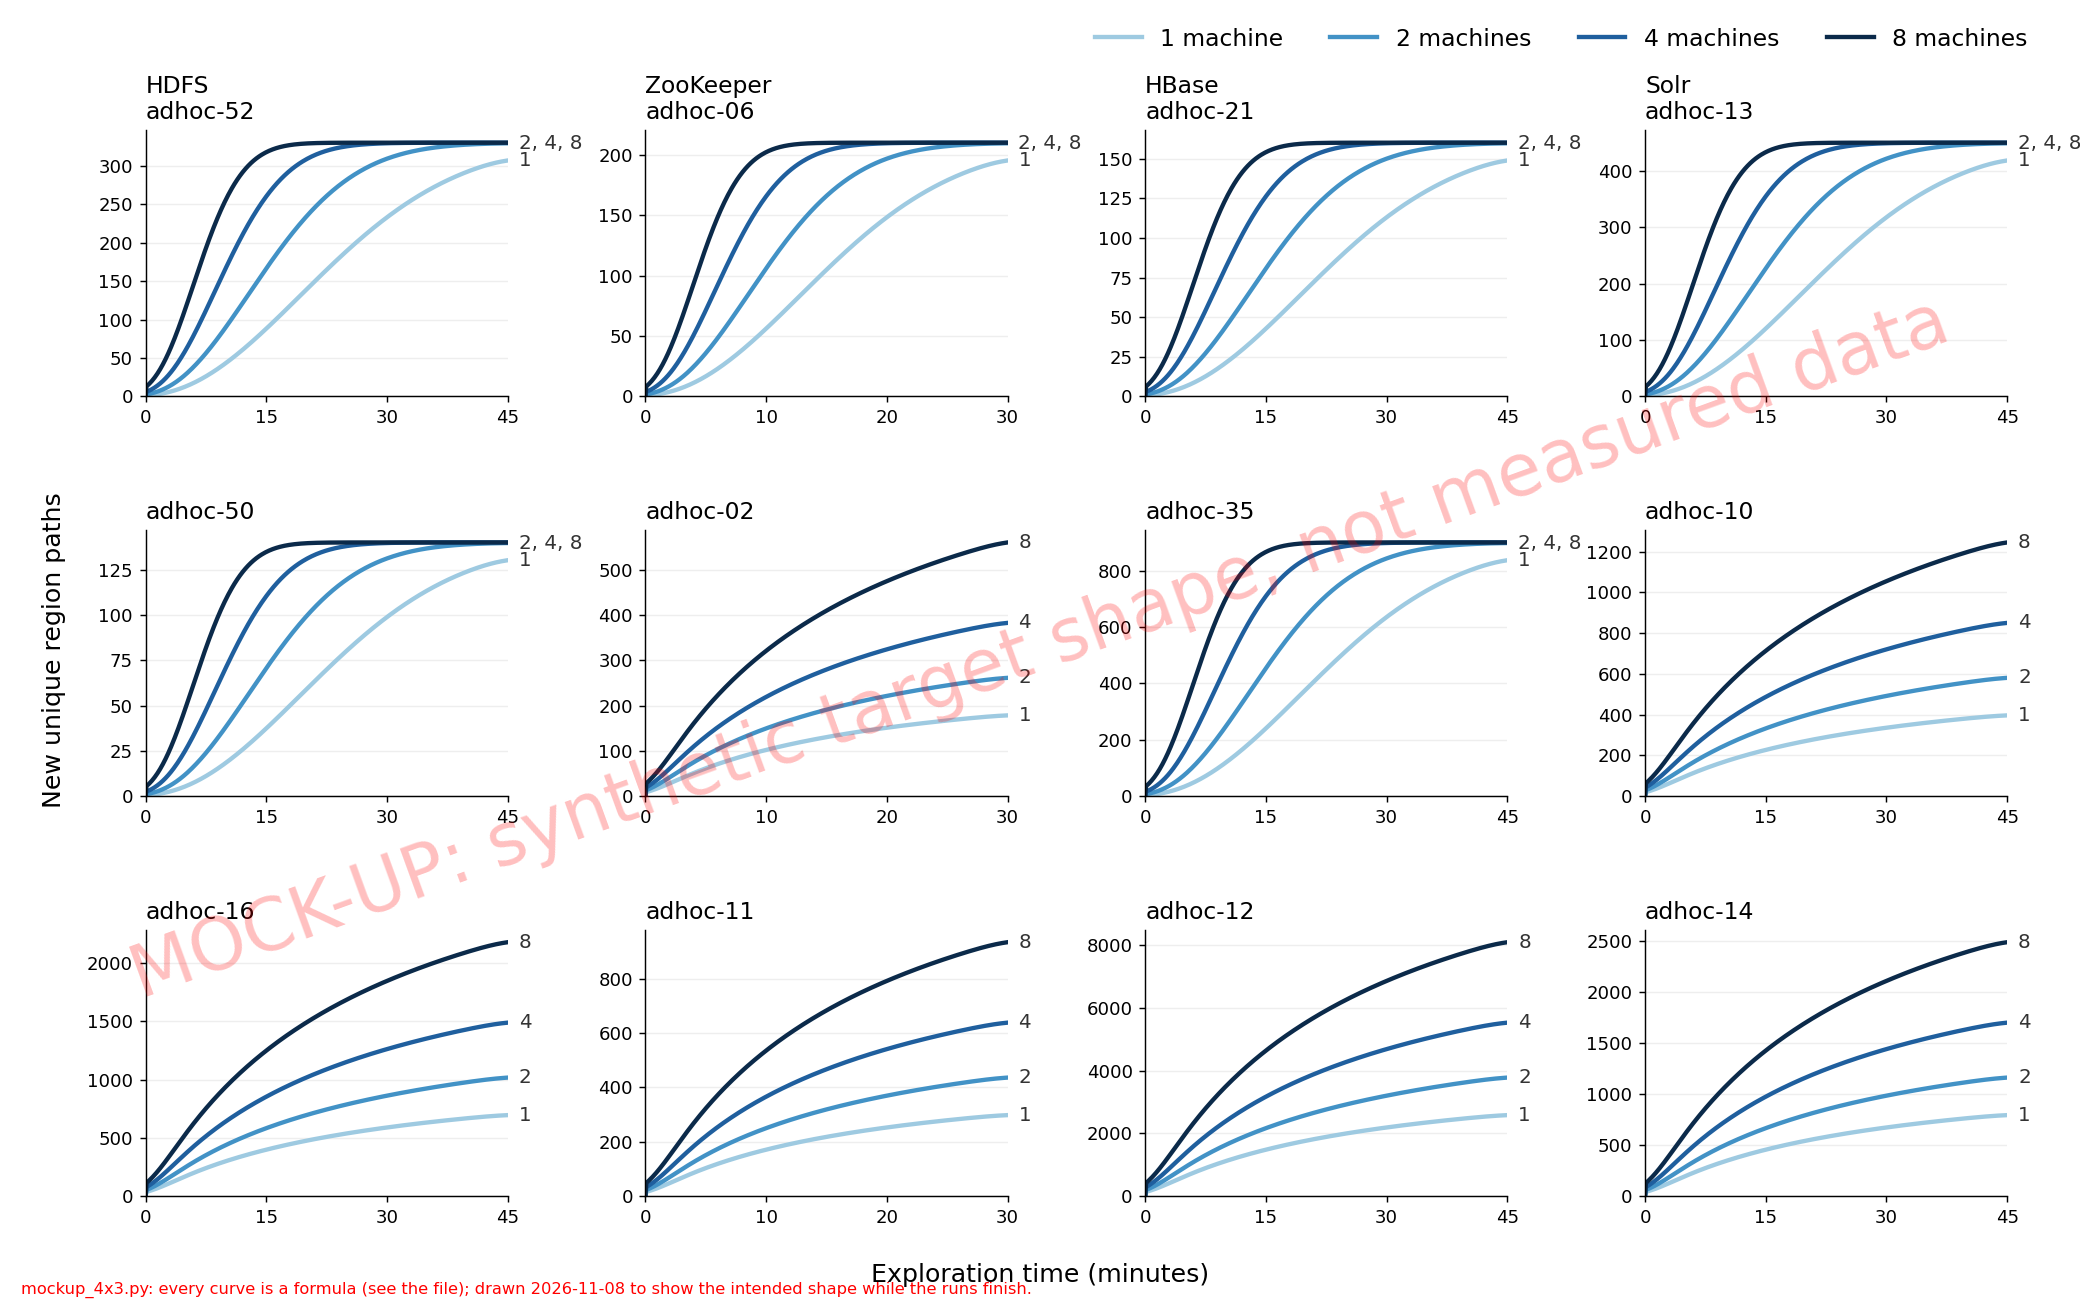

This chart was generated by the following Python code:
#!/usr/bin/env python3
"""mockup_4x3.py OUT: a SYNTHETIC target shape for the 4x3 scaling figure, drawn from the model below, NOT from any run. The owner asked (2026-11-08 09:00) to see
what a good figure would look like before the remaining runs finish. Every curve is a formula; the only things taken from the real experiment are the panel layout, the
windows (ZooKeeper 30 min, the others 45) and the order of magnitude of each system's path counts (each panel's top stays under the table's maximum path of its
system). The output says MOCK-UP on its face and in its file name; it must never replace output/scaling-12.* or experiments/scaling-4x3.*.

The model: a panel of kind "fast" reaches its fixed point P: c_k(t) = P (1 - exp(-(t / tau_k)^2)), tau_k = 0.6 window / k^0.6, so every machine count meets at P, more
machines sooner. A panel of kind "branches" does not converge inside the window: c_k(t) = A_k t / (t + h), A_k = A_1 k^0.55, h = window: strictly layered 1 < 2 <
4 < 8, with the gain from 4 to 8 smaller than from 2 to 4. Lines are smoothed as the real figure's are (Gaussian, 5 % of the window)."""
import sys

import matplotlib
import numpy as np

matplotlib.use("Agg")
import matplotlib.pyplot as plt  # noqa: E402

K = (1, 2, 4, 8)
COLORS = {1: "#9ecae1", 2: "#4292c6", 3: "#2171b5", 4: "#1f5f9e", 8: "#0b2a4a"}
# system, panel label, kind, window (min), level: P for fast (meets), A_1 for branches (1 machine's level at the window)
PANELS = [
    ("HDFS", ["adhoc-52", "adhoc-50", "adhoc-16"], ["fast", "fast", "branches"], 45, [330, 140, 700]),
    ("ZooKeeper", ["adhoc-06", "adhoc-02", "adhoc-11"], ["fast", "branches", "branches"], 30, [210, 180, 300]),
    ("HBase", ["adhoc-21", "adhoc-35", "adhoc-12"], ["fast", "fast", "branches"], 45, [160, 900, 2600]),
    ("Solr", ["adhoc-13", "adhoc-10", "adhoc-14"], ["fast", "branches", "branches"], 45, [450, 400, 800]),
]


def smooth(y, w):
    if w < 2:
        return y
    x = np.arange(-3 * w, 3 * w + 1)
    g = np.exp(-0.5 * (x / w) ** 2)
    g /= g.sum()
    pad = np.pad(y, 3 * w, mode="edge")
    return np.convolve(pad, g, mode="same")[3 * w:-3 * w]


def curve(kind, level, k, t, window):
    if kind == "fast":
        tau = 0.6 * window / k ** 0.6
        return level * (1 - np.exp(-(t / tau) ** 2))
    a = level * k ** 0.55
    return a * t / (t + 0.6 * window) * 1.6  # a at t = window


def main(out):
    fig, axes = plt.subplots(3, 4, figsize=(16, 10))
    for col, (system, labels, kinds, window, levels) in enumerate(PANELS):
        t = np.linspace(0, window, 400)
        for row in range(3):
            ax = axes[row][col]
            ends = []
            for k in K:
                y = curve(kinds[row], levels[row], k, t, window)
                y = smooth(y, int(0.05 * len(t)))
                y[0] = 0
                ax.plot(t, y, color=COLORS[k], lw=2.4, label="%d machine%s" % (k, "" if k == 1 else "s"))
                ends.append((k, y[-1]))
            # end labels: machine counts that meet share one label
            groups = []
            for k, v in ends:
                for g in groups:
                    if abs(g[1] - v) < 0.02 * max(e[1] for e in ends):
                        g[0].append(k)
                        break
                else:
                    groups.append([[k], v])
            for ks, v in groups:
                ax.text(window * 1.03, v, ", ".join(str(k) for k in ks), va="center", fontsize=11, color="#333", clip_on=False)
            ax.set_title(("%s\n" % system if row == 0 else "") + labels[row], loc="left", fontsize=13)
            ax.set_xlim(0, window)
            ax.set_xticks([0, window / 3, 2 * window / 3, window] if window == 45 else [0, 10, 20, 30])
            ax.set_ylim(0)
            for s in ("top", "right"):
                ax.spines[s].set_visible(False)
            ax.grid(axis="y", color="#eee")
    handles, labels = axes[0][0].get_legend_handles_labels()
    fig.legend(handles, labels, loc="upper right", bbox_to_anchor=(0.985, 0.995), ncol=4, frameon=False, fontsize=13)
    fig.supxlabel("Exploration time (minutes)", fontsize=14)
    fig.supylabel("New unique region paths", fontsize=14)
    fig.text(0.5, 0.5, "MOCK-UP: synthetic target shape, not measured data", ha="center", va="center", fontsize=40, color="red", alpha=0.25, rotation=20)
    fig.text(0.01, 0.005, "mockup_4x3.py: every curve is a formula (see the file); drawn 2026-11-08 to show the intended shape while the runs finish.", fontsize=9, color="red")
    fig.subplots_adjust(left=0.07, right=0.965, top=0.9, bottom=0.08, hspace=0.5, wspace=0.38)
    for ext in ("pdf", "png"):
        fig.savefig("%s.%s" % (out, ext), dpi=130)
    print("wrote", out)


if __name__ == "__main__":
    main(sys.argv[1] if len(sys.argv) > 1 else "scaling-4x3-mockup")
